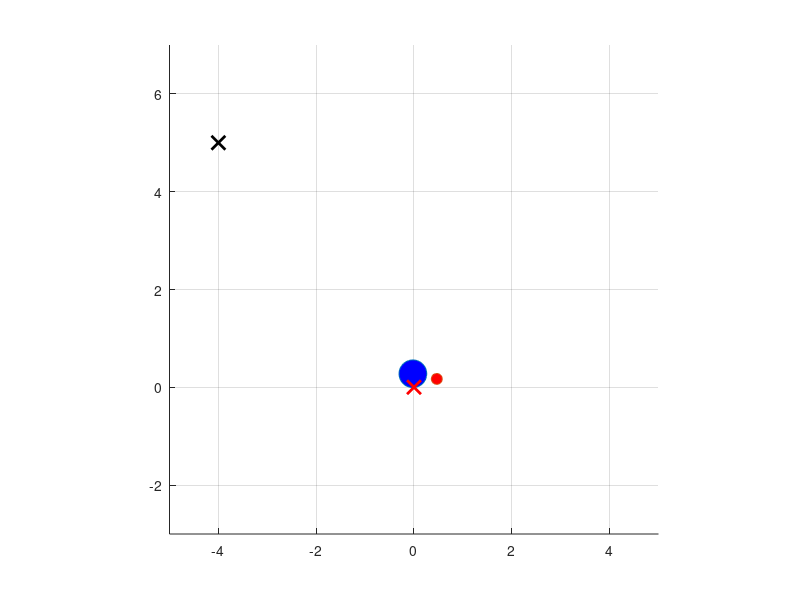

The MATLAB script that drew this image:
clear;
close all;

dt = 0.2; %%時間刻み=離散時間Tsとして使用
Tfin = 10; %シミュレーション終了時間
t1 = [0:dt:Tfin];

u1 = ones(1,length(t1)) * 1;
u2 = ones(1,length(t1)) * 1;

zi = zeros(length(t1),3);
zi(1,:) = [-4 0 5]; %状態z = [z1, z2, z3]T の初期値を設定

v1 = u1 * cos(atan(zi(1,2)));
v2 = u2 / (cos(atan(zi(1,2))) * cos(atan(zi(1,2))));

k2 = 2;
k3 = 3;

x = zi(1,1) + 0.5 * cos(atan(zi(1,2)));
y = zi(1,3) + 0.5 * sin(atan(zi(1,2)));

hold on;
axis equal;
grid on;

axis([-5 5 -3 7])

h = plot(zi(1,1),zi(1,3), 'o', 'MarkerSize' ,20, 'MarkerFaceColor', 'b');

h2 = plot(x,y,'o', 'MarkerSize' ,8, 'MarkerFaceColor', 'r');

plot(-4,5,'kx','MarkerSize', 10,'LineWidth',2)
plot(0,0,'rx','MarkerSize', 10,'LineWidth',2)

for i = 1:length(t1)-1

    % if i == 1
    %     pause(2)
    % end

    %入力v2はv1正負で場合分け
    if v1(i) > 0

        v1(i) = -0.5 * zi(i,1); %入力v1(=u1cosθ), v1=-λz1で(λ>0の定数)z1を0に収束
        v2(i) = -k2 * zi(i,2) * v1(i) - k3 * zi(i,3) * v1(i); 

        zi(i+1,1) = zi(i,1) + v1(i) * dt; %dz1 = v1(i)dt
        zi(i+1,2) = zi(i,2) + v2(i) * dt; %v2(i)/vi(1)*v1(i)*dt
        zi(i+1,3) = zi(i,3) + zi(i,2) * v1(i) * dt;

    else
        
        zi(i,1) = -zi(i,1);

        v1(i) = -0.5 * zi(i,1); %入力v1(=u1cosθ), v1=-λz1で(λ>0の定数)z1を0に収束
        v2(i) = k2 * zi(i,2) * v1(i) - k3 * zi(i,3) * v1(i); 
        
        zi(i+1,1) = zi(i,1) + v1(i) * dt; %dz1 = v1(i)dt
        zi(i+1,2) = zi(i,2) - v2(i) * dt; %v2(i)/vi(1)*v1(i)*dt
        zi(i+1,3) = zi(i,3) - zi(i,2) * v1(i) * dt;

    end

    

    set(h, 'XData', zi(i,1),'YData', zi(i,3));

    set(h2, 'XData', zi(i,1) + 0.5 * cos(atan(zi(i,2))),'YData', zi(i,3) + 0.5 * sin(atan(zi(i,2))));

    drawnow;

    % F = getframe(gcf);
    % % RGBデータをインデックス付きデータに変更
    % [X,map] = rgb2ind(F.cdata,256);
    % if i==1
    %     pause(2)
    %     % GIFファイルに書き出し
    %     imwrite(X,map,'TimeState.gif')
    % else
    %     % 2回目以降は'append'でアニメーションを作成
    %     imwrite(X,map,'TimeState.gif','WriteMode','append')
    % end

end
